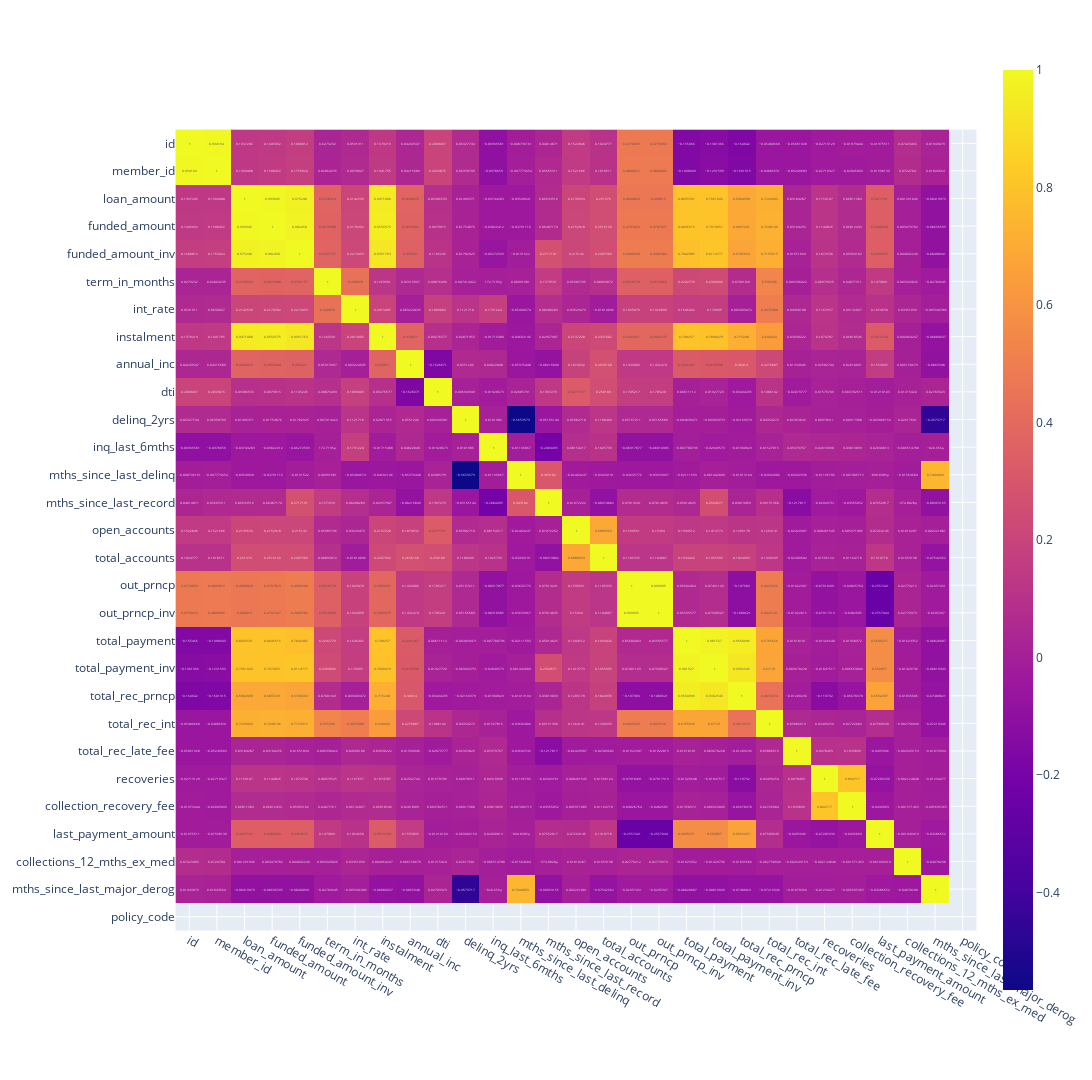

Here is the notebook cell this chart was saved with:
### Code cell
# Correlation heatmap of data
import plotly.express as px
heatmap = px.imshow(df.corr(numeric_only=True,), width=1440, height=1080, text_auto=True)
heatmap.show()

### Figure 1 — Plotly figure (JSON) as saved in the notebook; plotly's stock layout.template omitted (floating-point values rounded to 4 significant figures; data arrays with more than 128 entries replaced by an {"elided": "..."} marker saying what was removed)
{"data": [{"coloraxis": "coloraxis", "hovertemplate": "x: %{x}<br>y: %{y}<br>color: %{z}<extra></extra>", "name": "0", "texttemplate": "%{z}", "type": "heatmap", "x": ["id", "member_id", "loan_amount", "funded_amount", "funded_amount_inv", "term_in_months", "int_rate", "instalment", "annual_inc", "dti", "delinq_2yrs", "inq_last_6mths", "mths_since_last_delinq", "mths_since_last_record", "open_accounts", "total_accounts", "out_prncp", "out_prncp_inv", "total_payment", "total_payment_inv", "total_rec_prncp", "total_rec_int", "total_rec_late_fee", "recoveries", "collection_recovery_fee", "last_payment_amount", "collections_12_mths_ex_med", "mths_since_last_major_derog", "policy_code"], "xaxis": "x", "y": ["id", "member_id", "loan_amount", "funded_amount", "funded_amount_inv", "term_in_months", "int_rate", "instalment", "annual_inc", "dti", "delinq_2yrs", "inq_last_6mths", "mths_since_last_delinq", "mths_since_last_record", "open_accounts", "total_accounts", "out_prncp", "out_prncp_inv", "total_payment", "total_payment_inv", "total_rec_prncp", "total_rec_int", "total_rec_late_fee", "recoveries", "collection_recovery_fee", "last_payment_amount", "collections_12_mths_ex_med", "mths_since_last_major_derog", "policy_code"], "yaxis": "y", "z": {"elided": "29x29 float values"}}], "layout": {"coloraxis": {"colorscale": [[0, "#0d0887"], [0.1111, "#46039f"], [0.2222, "#7201a8"], [0.3333, "#9c179e"], [0.4444, "#bd3786"], [0.5556, "#d8576b"], [0.6667, "#ed7953"], [0.7778, "#fb9f3a"], [0.8889, "#fdca26"], [1, "#f0f921"]]}, "height": 1080, "margin": {"t": 60}, "width": 1440, "xaxis": {"anchor": "y", "constrain": "domain", "domain": [0, 1], "scaleanchor": "y"}, "yaxis": {"anchor": "x", "autorange": "reversed", "constrain": "domain", "domain": [0, 1]}}}
